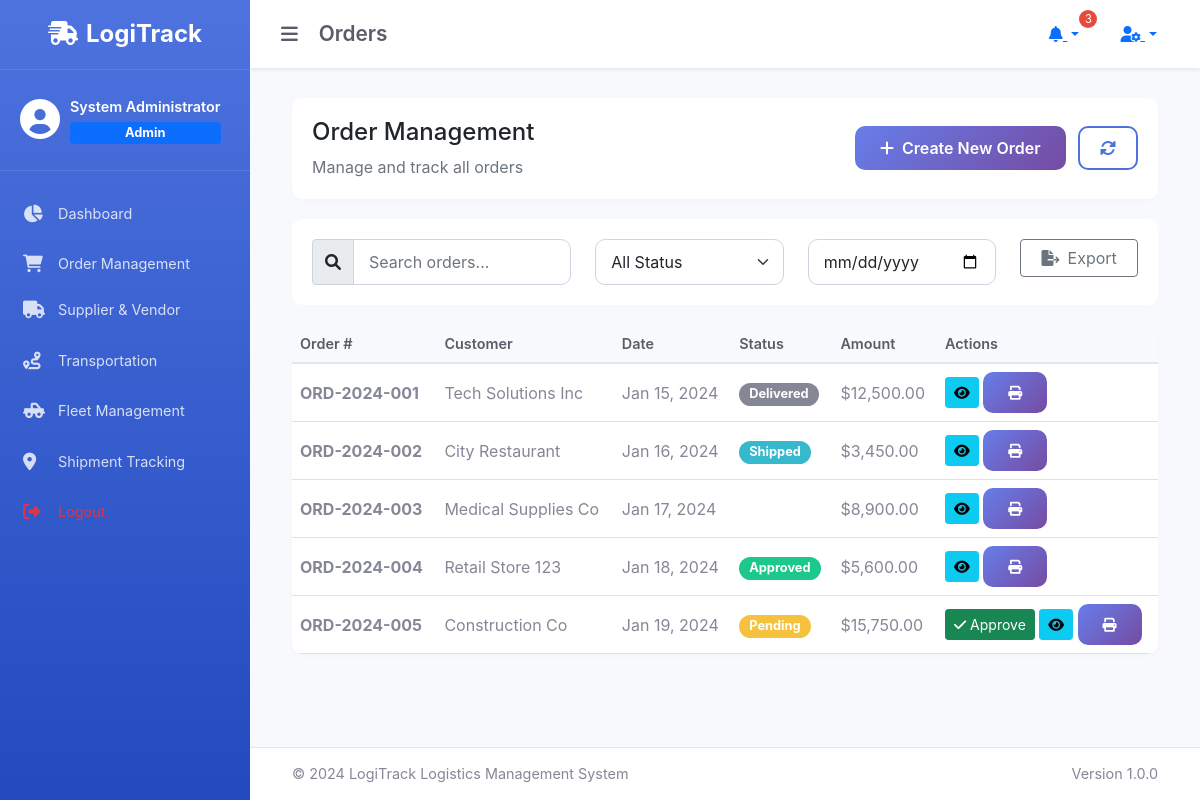
Page /modules/orders.php (signed in) on the committed database.
### tables this page shows
CREATE TABLE IF NOT EXISTS orders (
    id INT AUTO_INCREMENT PRIMARY KEY,
    order_number VARCHAR(50) UNIQUE NOT NULL,
    customer_name VARCHAR(100) NOT NULL,
    customer_email VARCHAR(100),
    customer_phone VARCHAR(20),
    shipping_address TEXT,
    order_date DATE NOT NULL,
    delivery_date DATE,
    status ENUM('Pending', 'Approved', 'Processing', 'Shipped', 'Delivered', 'Cancelled') DEFAULT 'Pending',
    total_amount DECIMAL(10,2) NOT NULL,
    shipping_cost DECIMAL(10,2) DEFAULT 0.00,
    tax_amount DECIMAL(10,2) DEFAULT 0.00,
    discount_amount DECIMAL(10,2) DEFAULT 0.00,
    payment_status ENUM('Pending', 'Paid', 'Failed', 'Refunded') DEFAULT 'Pending',
    payment_method VARCHAR(50),
    notes TEXT,
    created_by INT,
    approved_by INT,
    approved_at DATETIME,
    created_at TIMESTAMP DEFAULT CURRENT_TIMESTAMP,
    updated_at TIMESTAMP DEFAULT CURRENT_TIMESTAMP ON UPDATE CURRENT_TIMESTAMP,
    FOREIGN KEY (created_by) REFERENCES users(id) ON DELETE SET NULL,
    FOREIGN KEY (approved_by) REFERENCES users(id) ON DELETE SET NULL,
    INDEX idx_order_number (order_number),
    INDEX idx_status (status),
    INDEX idx_order_date (order_date),
    INDEX idx_customer (customer_name)
);

### modules/orders.php (the view, shortened to what this page needs)
<?php
require_once '../includes/header.php';
$database = new Database();
$db = $database->getConnection();
$orders = $db->query("SELECT * FROM orders ORDER BY created_at DESC")->fetchAll(PDO::FETCH_ASSOC);
?>
<div class="container-fluid">
    <div class="module-header">
        <div class="row align-items-center">
            <div class="col-md-6">
                <h4>Order Management</h4>
                <p class="text-muted mb-0">Manage and track all orders</p>
            </div>
            <div class="col-md-6 text-end">
                <button class="btn btn-primary" data-bs-toggle="modal" data-bs-target="#createOrderModal">
                    <i class="fas fa-plus me-2"></i>Create New Order
                </button>
                <button class="btn btn-outline-primary ms-2" id="refreshOrders">
                    <i class="fas fa-sync-alt"></i>
                </button>
            </div>
        </div>
    </div>
    <div class="filter-bar">
        <div class="row">
            <div class="col-md-4">
                <div class="input-group">
                    <span class="input-group-text"><i class="fas fa-search"></i></span>
                    <input type="text" class="form-control" id="tableSearch" placeholder="Search orders...">
                </div>
            </div>
            <div class="col-md-3">
                <select class="form-select" id="statusFilter">
                    <option value="">All Status</option>
                </select>
            </div>
            <div class="col-md-3">
                <input type="date" class="form-control" id="dateFilter">
            </div>
            <div class="col-md-2">
                <button class="btn btn-outline-secondary w-100" id="exportBtn">
                    <i class="fas fa-file-export me-2"></i>Export
                </button>
            </div>
        </div>
    </div>
    <div class="data-table">
        <table class="table table-hover" id="exportableTable">
            <thead>
                <tr>
                    <th>Order #</th>
                    <th>Customer</th>
                    <th>Date</th>
                    <th>Status</th>
                    <th>Amount</th>
                    <th>Actions</th>
                </tr>
            </thead>
            <tbody>
                <?php foreach ($orders as $order): ?>
                <tr>
                    <td><strong><?php echo $order['order_number']; ?></strong></td>
                    <td><?php echo $order['customer_name']; ?></td>
                    <td><?php echo date('M d, Y', strtotime($order['order_date'])); ?></td>
                    <td>
                        <span class="badge status-<?php echo strtolower($order['status']); ?>" id="status-<?php echo $order['id']; ?>">
                            <?php echo $order['status']; ?>
                        </span>
                    </td>
                    <td>$<?php echo number_format($order['total_amount'], 2); ?></td>
                    <td>
                        <?php if ($order['status'] == 'Pending' && in_array($_SESSION['role'], ['Admin', 'Procurement Officer'])): ?>
                        <button class="btn btn-sm btn-success status-update"
                                data-id="<?php echo $order['id']; ?>"
                                data-status="Approved"
                                onclick="approveOrder(<?php echo $order['id']; ?>)">
                            <i class="fas fa-check"></i> Approve
                        </button>
                        <?php endif; ?>
                        <button class="btn btn-sm btn-info" onclick="viewOrder(<?php echo $order['id']; ?>)">
                            <i class="fas fa-eye"></i>
                        </button>
                        <button class="btn btn-sm btn-primary" onclick="printOrder(<?php echo $order['id']; ?>)">
                            <i class="fas fa-print"></i>
                        </button>
                    </td>
                </tr>
                <?php endforeach; ?>
            </tbody>
        </table>
    </div>
</div>
<?php require_once '../includes/footer.php'; ?>

### css/style.css (style rules this page uses)
:root { --primary-color: #4e73df; --secondary-color: #858796; --success-color: #1cc88a; --info-color: #36b9cc; --warning-color: #f6c23e; --danger-color: #e74a3b; --purple-color: #6f42c1; --dark-color: #5a5c69; --light-color: #f8f9fc; }
* { margin: 0; padding: 0; box-sizing: border-box; }
body { font-family: 'Nunito', -apple-system, BlinkMacSystemFont, 'Segoe UI', Roboto, sans-serif; background: linear-gradient(135deg, #667eea 0%, #764ba2 100%); min-height: 100vh; }
.status-pending { background: #f6c23e; color: white; padding: 5px 10px; border-radius: 20px; font-size: 0.8rem; }
.status-approved { background: #1cc88a; color: white; padding: 5px 10px; border-radius: 20px; font-size: 0.8rem; }
.status-shipped { background: #36b9cc; color: white; padding: 5px 10px; border-radius: 20px; font-size: 0.8rem; }
.status-delivered { background: #858796; color: white; padding: 5px 10px; border-radius: 20px; font-size: 0.8rem; }
.module-header { background: white; padding: 20px; border-radius: 10px; margin-bottom: 20px; box-shadow: 0 2px 4px rgba(0,0,0,0.02); }
.filter-bar { background: white; padding: 20px; border-radius: 10px; margin-bottom: 20px; }
.data-table { background: white; border-radius: 10px; overflow: hidden; box-shadow: 0 2px 4px rgba(0,0,0,0.02); }
.data-table table { margin: 0; }
.data-table th { background: #f8f9fc; color: var(--dark-color); font-weight: 600; font-size: 0.9rem; border-bottom: 2px solid #e3e6f0; }
.data-table td { vertical-align: middle; color: var(--secondary-color); }
.form-control, .form-select { border: 1px solid #d1d3e2; border-radius: 10px; padding: 10px 15px; transition: all 0.3s; }
.btn-primary { background: linear-gradient(135deg, #667eea 0%, #764ba2 100%); border: none; border-radius: 10px; padding: 10px 25px; font-weight: 600; transition: all 0.3s; }
.btn-outline-primary { border: 2px solid var(--primary-color); color: var(--primary-color); border-radius: 10px; padding: 8px 20px; font-weight: 600; transition: all 0.3s; }

### rows in the picture
orders: order_number "ORD-2024-001", customer_name "Tech Solutions Inc", order_date "Jan 15, 2024", status "Delivered", total_amount "12,500.00"
orders: order_number "ORD-2024-002", customer_name "City Restaurant", order_date "Jan 16, 2024", status "Shipped", total_amount "3,450.00"
orders: order_number "ORD-2024-003", customer_name "Medical Supplies Co", order_date "Jan 17, 2024", total_amount "8,900.00"
orders: order_number "ORD-2024-004", customer_name "Retail Store 123", order_date "Jan 18, 2024", status "Approved", total_amount "5,600.00"
orders: order_number "ORD-2024-005", customer_name "Construction Co", order_date "Jan 19, 2024", status "Pending", total_amount "15,750.00"

### other values in the picture
$full_name "System Administrator"
$role "Admin"
str_replace('_', ' ', $page) "Orders"
